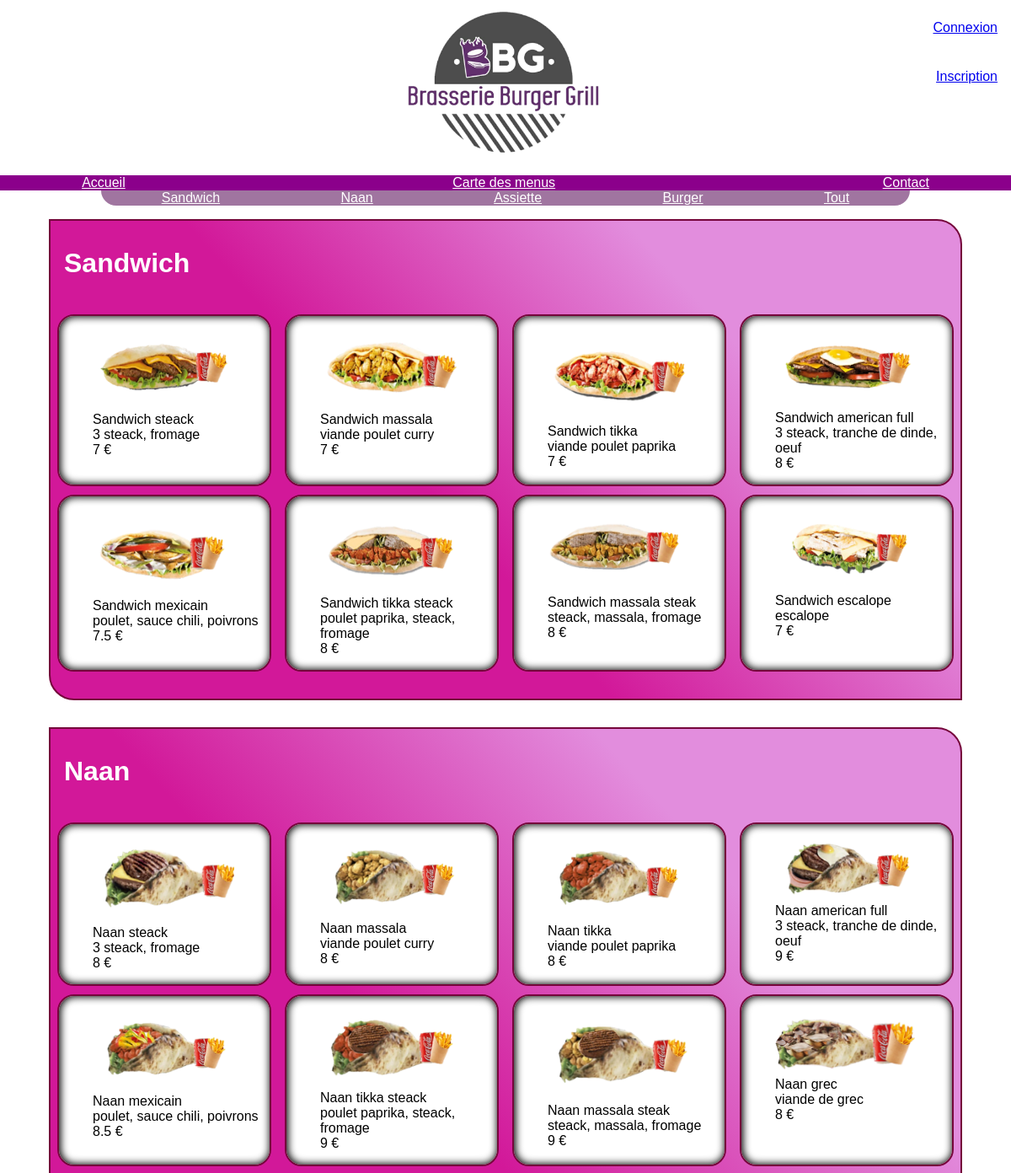
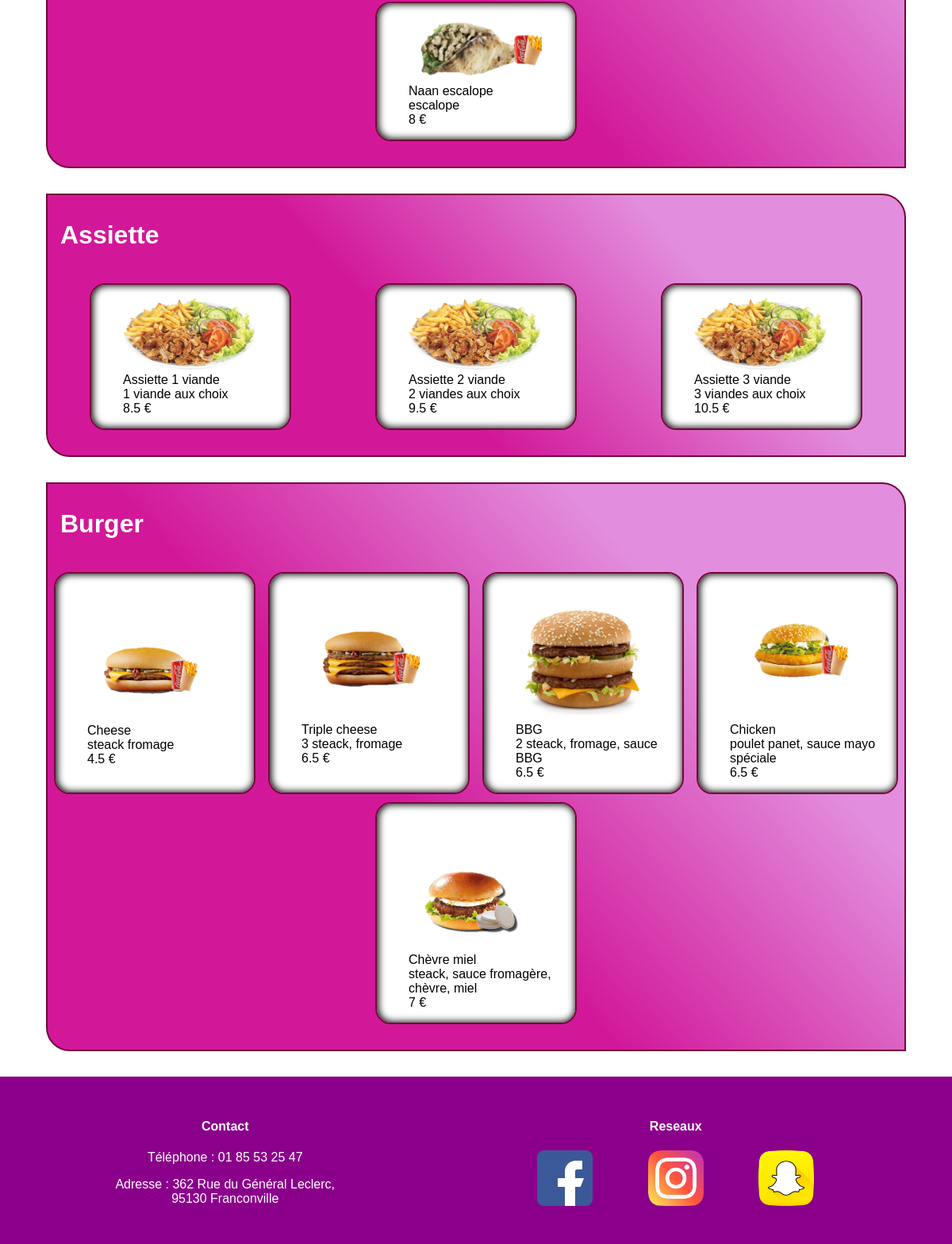
Screenshot of /Carte_des_Menus.php with the database file from the repository (2 pictures, top to bottom).
### tables this page shows
CREATE TABLE categorie(

	`id_categorie` int(11) NOT NULL AUTO_INCREMENT,
	`nom` varchar(30) NOT NULL,
	PRIMARY KEY(`id_categorie`)

);

CREATE TABLE plat(

	`id_plat` int(11) NOT NULL AUTO_INCREMENT,
	`intitule` varchar(30) NOT NULL,
	`ingredient` varchar(50) NOT NULL,
	`prix` float(11) NOT NULL,
	`image` varchar(50),
	`id_categorie` int(11) NOT NULL,
	PRIMARY KEY(`id_plat`),
	CONSTRAINT FK_Plat_Categorie FOREIGN KEY(`id_categorie`)
    REFERENCES categorie(`id_categorie`)
    ON UPDATE CASCADE ON DELETE CASCADE
	
);

### Carte_des_Menus.php (the view, shortened to what this page needs)
<?php
		$pdo = connexpdo("bbg");
		$req = $pdo->prepare("Select * from categorie");
		$req->execute();
		$mes_categories = $req->fetchAll(PDO::FETCH_ASSOC);
	?>
<!DOCTYPE html>
<html>
<head>
	<link rel="stylesheet" type="text/css" href="css/pages.css">
	<link rel="stylesheet" type="text/css" href="css/carte_des_menus.css">
</head>
<body>
	<header>
		<div class="top">
			<div id="empty">
			</div>
			<div class="logo">
				<img src="img/logo.png">
			</div>
			<div id="connexion">
				<?php
				if(!empty($_SESSION)) {
					if ($_SESSION['status'] == "1") {
						echo "<a href='crud.php'><p>Espace admin</p></a>";
					}
					echo "<a href='Account.php'><p>Mon compte</p></a>";
				}else{
					echo "<a href='connexion.php'><p>Connexion</p></a>";
					echo "<a href='inscription.php'><p>Inscription</p></a>";
				}
				?>
			</div>
		</div>
			<nav>
				<ul id="navig">
					<li><a href="index.php">Accueil</a></li>
					<li><a href="Carte_des_Menus.php"><li>Carte des menus</a></li>
					<li><a href="Contact.php"><li>Contact</a></li>
				</ul>
			</nav>
	</header>
	<div id="nav_categ">
		<ul id="categories">
			<?php
			foreach ($mes_categories as $une_categorie) {
			echo "<li><a href='http://localhost:8888/Projet_BBG/Carte_des_Menus.php?categ=".$une_categorie["id_categorie"]."'>".$une_categorie["nom"]."</a></li>";
				}
		;?>
		<li><a href="http://localhost:8888/Projet_BBG/Carte_des_Menus.php">Tout</a></li>
		</ul>
	</div>
	<section>
		<?php
			if(isset($_GET["categ"])){
				$categ = $_GET["categ"];
				$recup = $pdo->prepare("Select * from plat as p
				 JOIN categorie as c on p.`id_categorie`=c.id_categorie
				 where c.id_categorie=?");
				$recup->execute(array($categ));
				$selec = $recup->fetchAll(PDO::FETCH_ASSOC);
				$req = $pdo->prepare("Select nom from categorie where id_categorie=?");
				$req->execute(array($categ));
				$carte = $req->fetchAll(PDO::FETCH_ASSOC);
				$liste = [];
			}
			else{
				$req = $pdo->prepare("Select * from plat as p
				 JOIN categorie as c on p.`id_categorie`=c.id_categorie");
				 $req->execute();
				 $selec = $req->fetchAll(PDO::FETCH_ASSOC);
				$req = $pdo->prepare("Select nom from categorie");
				$req->execute();
				$carte= $req->fetchAll(PDO::FETCH_ASSOC);
				$liste = [];
			}
			foreach ($carte as $cate){
				array_push($liste, $cate["nom"]);
			}
			foreach ($liste as $name) {
				echo "<article>";
				echo "<h3>".$name."</h3>";
				echo "<div class='card'>";
				foreach ($selec as $value){
					if($name == $value["nom"]){
						echo "<div class='carte'><ul>";
						echo "<img src='".$value['image']."'>";
						echo "<li>".$value['intitule']."</li>";
						echo "<li>".$value['ingredient']."</li>";
						echo "<li>".$value['prix']." €</li>";
						echo "</ul></div>";
					}
				}
				echo "</div>";
				echo "</article>";
			}
		?>
	</section>
	<footer>
		<div id="Contact">
			<h4>Contact</h4>
			<p>Téléphone : 01 85 53 25 47</p>
			<p>Adresse : 362 Rue du Général Leclerc, 95130 Franconville</p>
		</div>
		<div id="reseaux">
			<h4>Reseaux</h4>
			<figure>
				<img src="img/facebook.png">
				<img src="img/instagram.png">
				<img src="img/snapchat.png">
			</figure>
		</div>
	</footer>
</body>
</html>

### css/pages.css (style rules this page uses)
* { font-family: 'Noto Sans JP', sans-serif; }
body { margin: 0; height: 100%; }
html { height: 100%; }
.top { display: flex; }
#empty { width: 40%; }
.logo { width: 20%; display: flex; align-items: center; }
.logo>img { width: 100%; }
#connexion { width: 40%; display: flex; flex-direction: column; align-items: flex-end; }
#connexion > * { margin-top: 0.5rem; margin-right: 1rem; }
#navig { display: flex; justify-content: space-around; padding: 0; list-style-type: none; margin-bottom: 0; }
nav { background-color: #8b008b; }
ul a { color: white; }
footer { background-color: #8b008b; padding: 2rem; color: white; display: flex; justify-content: space-around; }
#Contact { width: 300px; text-align: center; }
#reseaux { text-align: center; width: 429px; }
#reseaux figure { display: flex; justify-content: space-between; }
#reseaux figure > img { width: 20%; }

### css/carte_des_menus.css (style rules this page uses)
#nav_categ { background-color: #a075a0; width: 80%; margin: auto; border-radius: 0px 0px 30px 30px; }
#categories { display: flex; justify-content: space-around; padding: 0; list-style-type: none; margin-top: 0; }
.carte { width: 250px; border: 2px solid #75063b; margin-top: 10px; background-color: white; border-radius: 20px; box-shadow: inset 1px 0px 10px 1px #000000; }
.carte img { width: 80%; }
article { width: 90%; border:2px solid #75063b; margin: auto; margin-bottom: 2em; border-radius: 0px 30px 0px 30px; background: rgb(210,24,153); background: linear-gradient(48deg, rgba(210,24,153,1) 42%, rgba(226,141,221,1) 75%); }
.card { display: flex; justify-content: space-around; flex-wrap: wrap; margin-bottom: 2em; }
ul { list-style-type: none; }
h3 { padding-left: 1rem; font-size: 2rem; color: white; }

### rows the page displays
categorie: nom "Sandwich"
categorie: nom "Naan"
categorie: nom "Assiette"
categorie: nom "Burger"
plat: image (picture), intitule "Sandwich steack", ingredient "3 steack, fromage", prix "7"
plat: image (picture), intitule "Sandwich massala", ingredient "viande poulet curry", prix "7"
plat: image (picture), intitule "Sandwich tikka", ingredient "viande poulet paprika", prix "7"
plat: image (picture), intitule "Sandwich american full", ingredient "3 steack, tranche de dinde, oeuf", prix "8"
plat: image (picture), intitule "Sandwich mexicain", ingredient "poulet, sauce chili, poivrons", prix "7.5"
plat: image (picture), intitule "Sandwich tikka steack", ingredient "poulet paprika, steack, fromage", prix "8"
plat: image (picture), intitule "Sandwich massala steak", ingredient "steack, massala, fromage", prix "8"
plat: image (picture), intitule "Sandwich escalope", ingredient "escalope", prix "7"
plat: image (picture), intitule "Naan steack", ingredient "3 steack, fromage", prix "8"
plat: image (picture), intitule "Naan massala", ingredient "viande poulet curry", prix "8"
plat: image (picture), intitule "Naan tikka", ingredient "viande poulet paprika", prix "8"
plat: image (picture), intitule "Naan american full", ingredient "3 steack, tranche de dinde, oeuf", prix "9"
plat: image (picture), intitule "Naan mexicain", ingredient "poulet, sauce chili, poivrons", prix "8.5"
plat: image (picture), intitule "Naan tikka steack", ingredient "poulet paprika, steack, fromage", prix "9"
plat: image (picture), intitule "Naan massala steak", ingredient "steack, massala, fromage", prix "9"
plat: image (picture), intitule "Naan grec", ingredient "viande de grec", prix "8"
plat: image (picture), intitule "Naan escalope", ingredient "escalope", prix "8"
plat: image (picture), intitule "Assiette 1 viande", ingredient "1 viande aux choix", prix "8.5"
plat: image (picture), intitule "Assiette 2 viande", ingredient "2 viandes aux choix", prix "9.5"
plat: image (picture), intitule "Assiette 3 viande", ingredient "3 viandes aux choix", prix "10.5"
plat: image (picture), intitule "Cheese", ingredient "steack fromage", prix "4.5"
plat: image (picture), intitule "Triple cheese", ingredient "3 steack, fromage", prix "6.5"
plat: image (picture), intitule "BBG", ingredient "2 steack, fromage, sauce BBG", prix "6.5"
plat: image (picture), intitule "Chicken", ingredient "poulet panet, sauce mayo spéciale", prix "6.5"
plat: image (picture), intitule "Chèvre miel", ingredient "steack, sauce fromagère, chèvre, miel", prix "7"

### other values shown
$name "Sandwich"
$name "Naan"
$name "Assiette"
$name "Burger"
